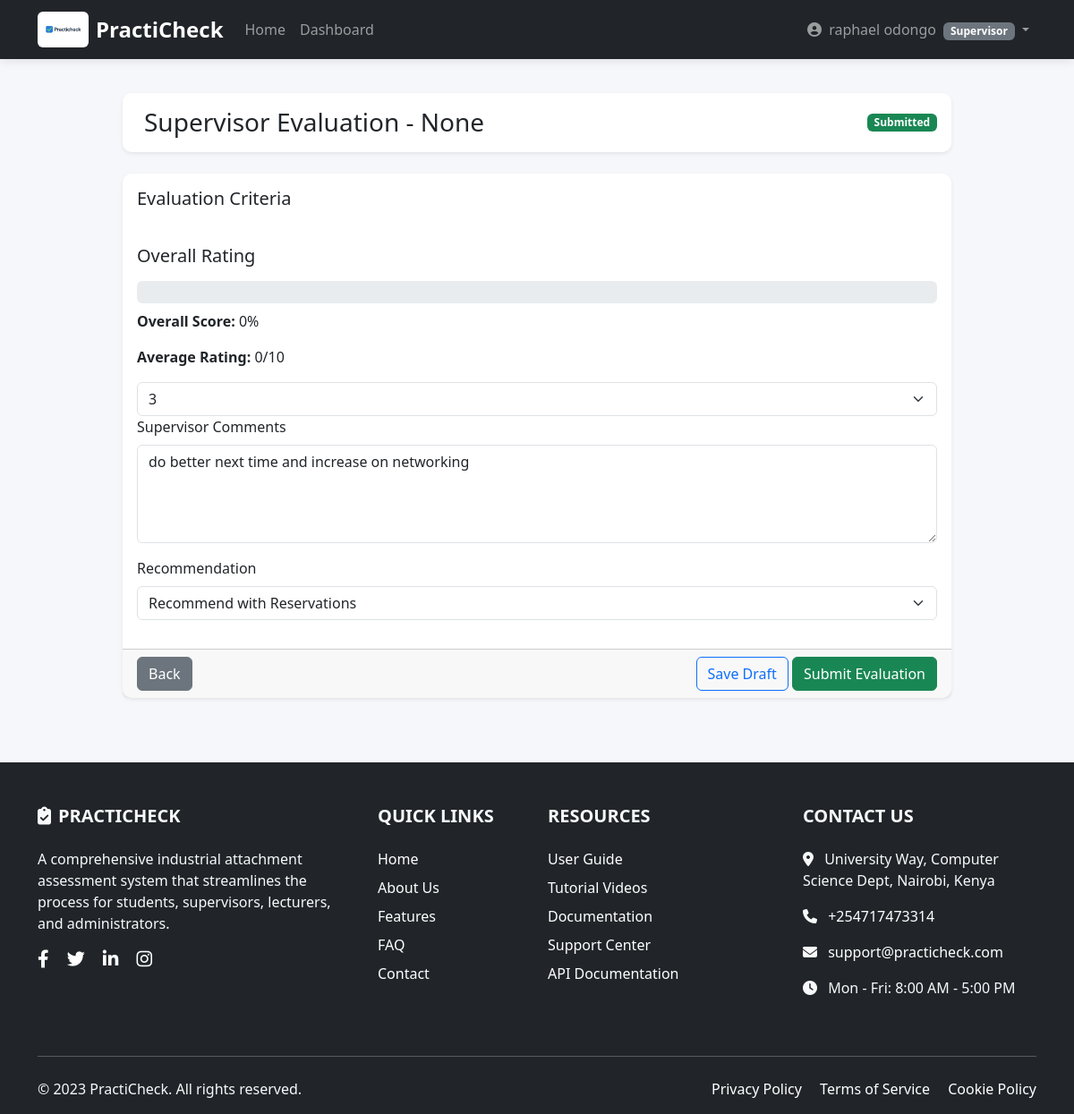
Page /evaluations/supervisor/evaluate/1/ (signed in) on the committed database.
### accounts/models.py (models this page shows, shortened)
class CustomUser(AbstractUser):
    username = None  # Remove default username
    USER_TYPE_CHOICES = (
        (1, "Student"),
        (2, "Supervisor"),
        (3, "Lecturer"),
        (4, "Admin"),
    )
    user_type = models.PositiveSmallIntegerField(choices=USER_TYPE_CHOICES, default=1)
    email = models.EmailField(unique=True, null=True, blank=True)
    USERNAME_FIELD = 'email'
    REQUIRED_FIELDS = []

### attachments/models.py (models this page shows, shortened)
class Attachment(models.Model):
    student = models.ForeignKey(User, on_delete=models.CASCADE, related_name='attachments')
    industry = models.ForeignKey(Industry, on_delete=models.SET_NULL, null=True, blank=True)
    organization = models.CharField(max_length=200)
    department = models.CharField(max_length=100, blank=True)
    supervisor_name = models.CharField(max_length=100)
    supervisor_email = models.EmailField(blank=True)  # Make it optional temporarily
    supervisor_phone = models.CharField(max_length=15, blank=True)
    start_date = models.DateField()
    end_date = models.DateField()
    report = models.FileField(upload_to="reports/", blank=True, null=True)
    status = models.CharField(max_length=20, choices=(
        ('pending', 'Pending Approval'),
        ('approved', 'Approved'),
        ('ongoing', 'Ongoing'),
        ('completed', 'Completed'),
        ('cancelled', 'Cancelled'),
    ), default='pending')
    created_at = models.DateTimeField(auto_now_add=True)
    updated_at = models.DateTimeField(auto_now=True)
    class Meta:
        constraints = [
            models.UniqueConstraint(fields=['student'], name='unique_student_attachment')
        ]

### evaluations/models.py (models this page shows, shortened)
class SupervisorEvaluation(models.Model):
    RECOMMENDATION_CHOICES = [
        ('strongly_recommend', 'Strongly Recommend'),
        ('recommend', 'Recommend'),
        ('recommend_with_reservations', 'Recommend with Reservations'),
        ('not_recommend', 'Do Not Recommend'),
    ]
    STATUS_CHOICES = [
        ('draft', 'Draft'),
        ('submitted', 'Submitted'),
    ]
    attachment = models.ForeignKey(Attachment, on_delete=models.CASCADE)
    supervisor = models.ForeignKey(settings.AUTH_USER_MODEL, on_delete=models.CASCADE)
    criteria_scores = models.JSONField()  # Stores scores for each criteria
    overall_rating = models.IntegerField(choices=[(i, i) for i in range(1, 6)])
    comments = models.TextField()
    recommendation = models.CharField(max_length=50, choices=RECOMMENDATION_CHOICES)
    status = models.CharField(max_length=20, choices=STATUS_CHOICES, default="draft")  # NEW FIELD
    evaluation_date = models.DateTimeField(auto_now_add=True)
    last_modified = models.DateTimeField(auto_now=True)
    class Meta:
        unique_together = ['attachment', 'supervisor']

### evaluations/views.py (the view)
# urls.py: path("supervisor/evaluate/<int:attachment_id>/", views.evaluation_form, name="evaluation_form"),
@login_required
@supervisor_required
def evaluation_form(request, attachment_id):
    attachment = get_object_or_404(Attachment, id=attachment_id)
    if request.user.email != attachment.supervisor_email:
        messages.error(request, "You are not assigned as supervisor for this student.")
        return redirect("evaluations:supervisor_dashboard")
    criteria_list = EvaluationCriteria.objects.all()
    evaluation = SupervisorEvaluation.objects.filter(
        attachment=attachment, supervisor=request.user
    ).first()
    is_edit = evaluation is not None
    if request.method == "POST":
        form = SupervisorEvaluationForm(
            request.POST,
            instance=evaluation,
            criteria_list=criteria_list,
        )
        if form.is_valid():
            evaluation = form.save(commit=False)
            evaluation.attachment = attachment
            evaluation.supervisor = request.user
            evaluation.criteria_scores = {
                str(criteria.id): int(form.cleaned_data.get(f"criteria_{criteria.id}", 3))
                for criteria in criteria_list
            }
            if "save_draft" in request.POST:
                evaluation.status = "draft"
                messages.info(request, "Draft saved successfully.")
            elif "submit" in request.POST:
                evaluation.status = "submitted"
                messages.success(request, "Evaluation submitted successfully!")
            evaluation.save()
            return redirect("evaluations:supervisor_dashboard")
    else:
        form = SupervisorEvaluationForm(
            instance=evaluation,
            criteria_list=criteria_list,
        )
    return render(request, "evaluations/evaluation_form.html", {
        "form": form,
        "attachment": attachment,
        "criteria_list": criteria_list,
        "is_edit": is_edit,
    })

### evaluations/forms.py (shortened to what this page needs)
class SupervisorEvaluationForm(forms.ModelForm):
    class Meta:
        model = SupervisorEvaluation
        fields = ["comments", "overall_rating", "recommendation", "status"]
        widgets = {
            "comments": forms.Textarea(
                attrs={"rows": 4, "class": "form-control", "placeholder": "Enter feedback..."}
            ),
            "overall_rating": forms.Select(
                choices=[(i, i) for i in range(1, 6)],
                attrs={"class": "form-select"}
            ),
            "recommendation": forms.Select(
                choices=SupervisorEvaluation.RECOMMENDATION_CHOICES,
                attrs={"class": "form-select"}
            ),
            "status": forms.HiddenInput(),  # handled automatically (draft or submitted)
        }
    def __init__(self, *args, **kwargs):
        criteria_list = kwargs.pop("criteria_list", None)
        super().__init__(*args, **kwargs)

### accounts/context_processors.py (called while the page is built)
def user_type(request):
    return {
        'user_type': request.user.user_type if request.user.is_authenticated else None,
        'user_type_display': request.user.get_user_type_display() if request.user.is_authenticated else None,
    }

### evaluations/templates/evaluations/evaluation_form.html (shortened to what this page needs)
{% extends "base_student.html" %}
{% load static %}
{% load custom_filters %}
{% block content %}
<div class="container py-4">
    <div class="row">
        <div class="col-lg-10 mx-auto">
            <div class="card shadow-sm border-0 mb-4">
                <div class="card-body d-flex justify-content-between align-items-center">
                    <h3 class="card-title mb-0">
                        Supervisor Evaluation - {{ attachment.student.username }}
                    </h3>
                    {% if is_edit %}
                        {% if form.instance.status == "submitted" %}
                            <span class="badge bg-success">Submitted</span>
                        {% else %}
                            <span class="badge bg-warning text-dark">Draft</span>
                        {% endif %}
                    {% else %}
                        <span class="badge bg-secondary">New</span>
                    {% endif %}
                </div>
            </div>
            <form method="post" class="card shadow-sm border-0">
                <div class="card-body">
                    <h5 class="mb-3">Evaluation Criteria</h5>
                    <h5 class="mb-3">Overall Rating</h5>
                    <div class="progress mb-2" style="height: 25px;">
                    </div>
                    <p><strong>Overall Score:</strong> <span id="overallScore">0%</span></p>
                    <p><strong>Average Rating:</strong> <span id="averageScore">0</span>/10</p>
                    {{ form.overall_rating }}
                    <div class="mb-3">
                        <label for="{{ form.comments.id_for_label }}" class="form-label">Supervisor Comments</label>
                        {{ form.comments }}
                    </div>
                    <div class="mb-3">
                        <label class="form-label">Recommendation</label>
                        {{ form.recommendation }}
                    </div>
                </div>
                <div class="card-footer d-flex justify-content-between">
                    <a href="{% url 'evaluations:supervisor_dashboard' %}" class="btn btn-secondary">
                         Back
                    </a>
                    <div>
                        <button type="submit" name="save_draft" class="btn btn-outline-primary">
                             Save Draft
                        </button>
                        <button type="submit" name="submit" class="btn btn-success">
                             Submit Evaluation
                        </button>
                    </div>
                </div>
            </form>
        </div>
    </div>
</div>
{% endblock %}

### templates/header.html (shortened to what this page needs)
{% load static %}
<header>
    <nav class="navbar navbar-expand-lg navbar-dark bg-dark fixed-top">
        <div class="container">
            <a class="navbar-brand d-flex align-items-center" href="{% url 'home' %}">
                <img src="{% static 'images/practicheck.png' %}"
                     alt="PractiCheck Logo"
                     style="height: 40px; width: auto;"
                     class="me-2">
                <span class="fw-bold text-white fs-4">PractiCheck</span>
            </a>
            <div class="collapse navbar-collapse" id="navbarNav">
                <ul class="navbar-nav me-auto">
                    <li class="nav-item">
                        <a class="nav-link" href="{% url 'home' %}">Home</a>
                    </li>
                    {% if user.is_authenticated %}
                    <li class="nav-item">
                        {% if user.user_type == 1 %}
                            <a class="nav-link" href="{% url 'attachments:dashboard' %}">Dashboard</a>
                        {% elif user.user_type == 2 %}
                            <a class="nav-link" href="{% url 'evaluations:supervisor_dashboard' %}">Dashboard</a>
                        {% elif user.user_type == 3 %}
                            <a class="nav-link" href="{% url 'evaluations:lecturer_dashboard' %}">Dashboard</a>
                        {% endif %}
                    </li>
                    {% endif %}
                </ul>
                <ul class="navbar-nav">
                    {% if user.is_authenticated %}
                    <li class="nav-item dropdown">
                        <a class="nav-link dropdown-toggle" href="#" role="button" data-bs-toggle="dropdown">
                            <i class="fas fa-user-circle me-1"></i>
                            {{ user.get_full_name|default:"No Name" }}
                            <small class="badge bg-secondary ms-1">
                                {{ user.get_user_type_display }}
                            </small>
                        </a>
                    </li>
                    {% endif %}
                </ul>
            </div>
        </div>
    </nav>
</header>

### static/css/style.css (style rules this page uses)
:root { --primary: #4361ee; --secondary: #3f37c9; --success: #4cc9f0; --info: #4895ef; --warning: #f72585; --danger: #e63946; --light: #f8f9fa; --dark: #212529; --gray: #6c757d; }
body { font-family: 'Segoe UI', Tahoma, Geneva, Verdana, sans-serif; background-color: #f5f7fb; color: #333; }
.navbar { box-shadow: 0 2px 10px rgba(0, 0, 0, 0.1); }
.card { border: none; border-radius: 10px; box-shadow: 0 4px 20px rgba(0, 0, 0, 0.05); transition: transform 0.3s, box-shadow 0.3s; }

### templates/header.html (style rules this page uses)
.navbar-brand img { background: #ffffff; padding: 3px; border-radius: 6px; }
body { padding-top: 80px; }

### rows in the picture
CustomUser: get_full_name "raphael odongo", user_type "Supervisor"
Attachment: student.username "None"
SupervisorEvaluation: overall_rating "3", comments "do better next time and increase on networking", recommendation "Recommend with Reservations"
